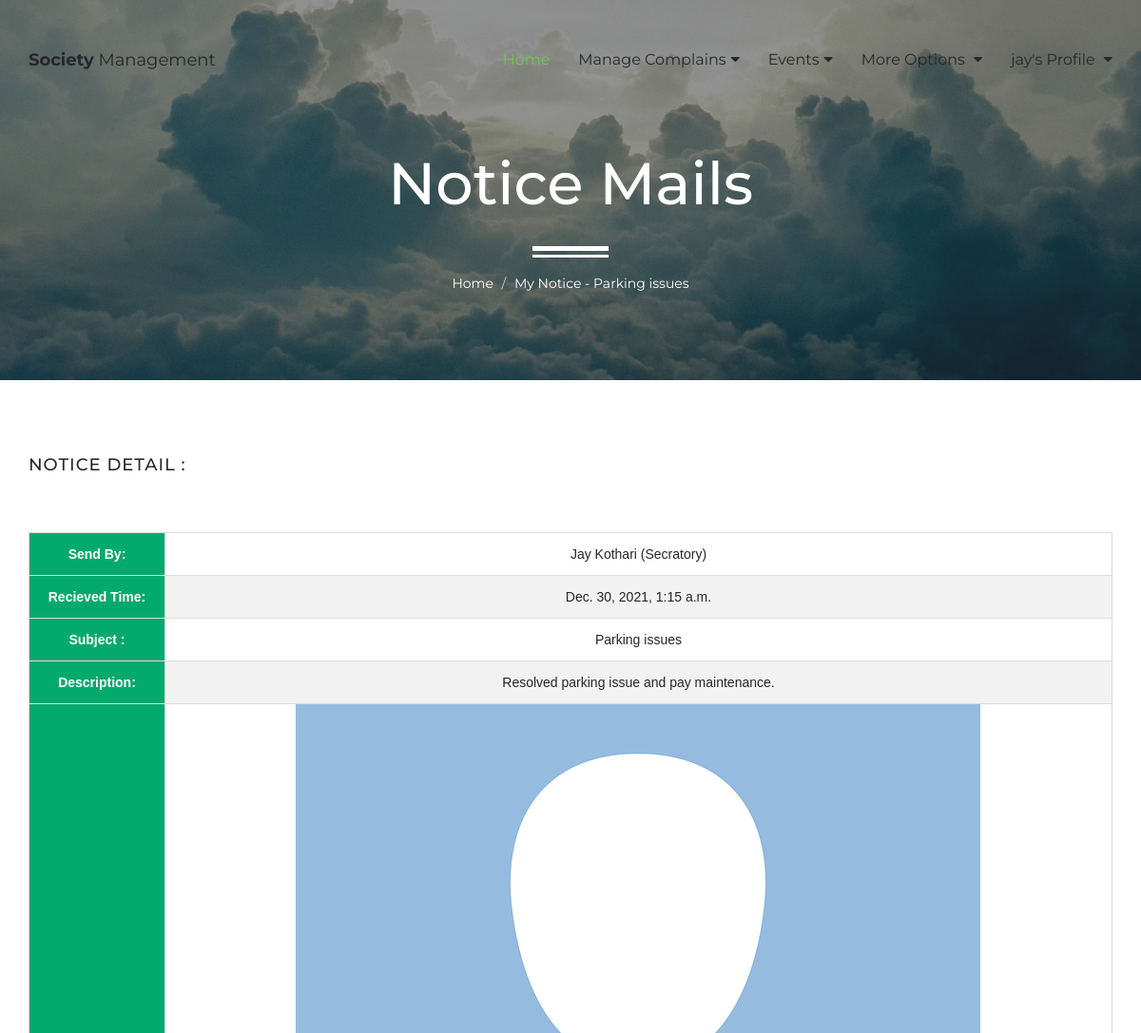
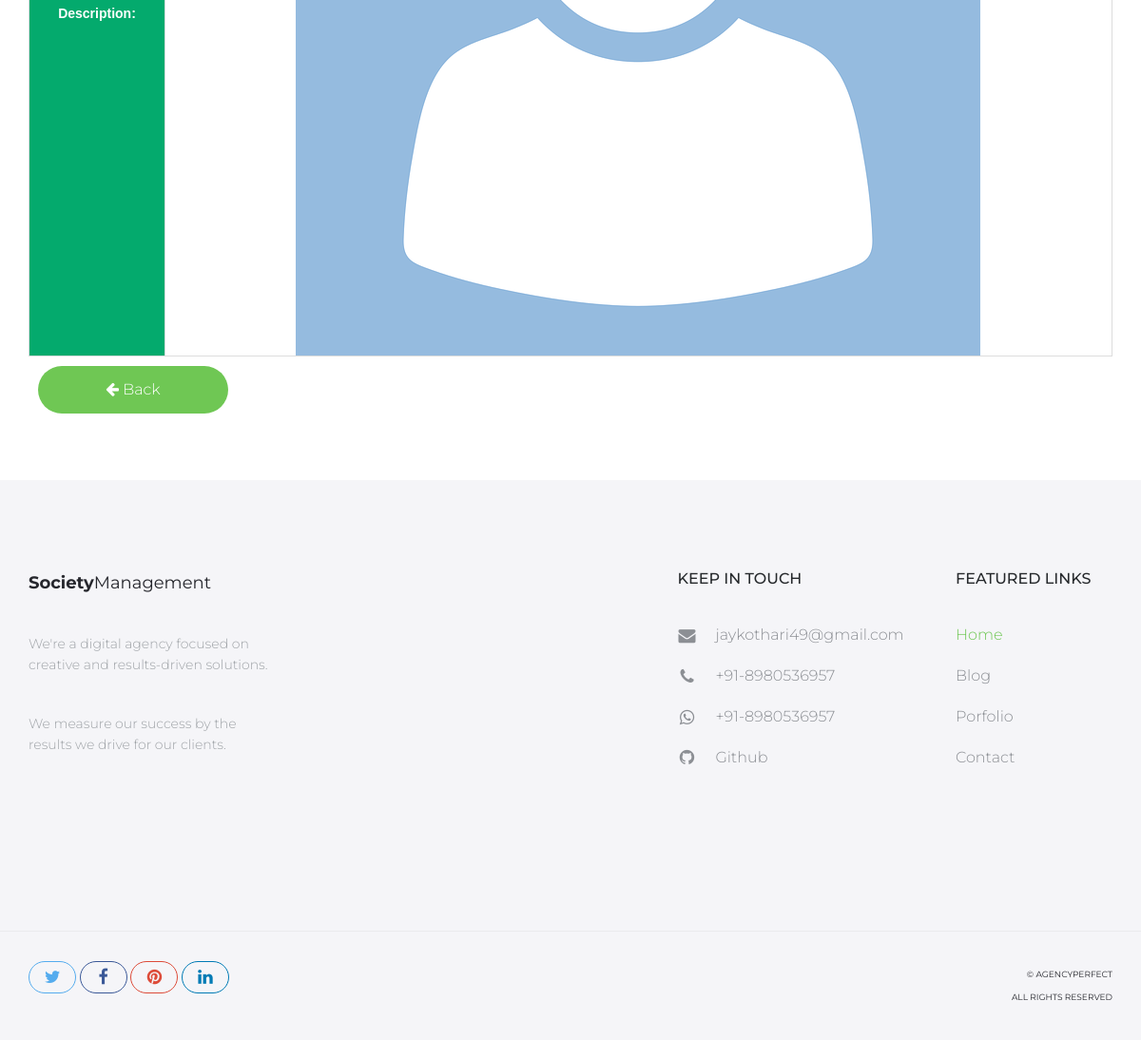
Screenshot of /member-view-notice/1 (signed in) with the database file from the repository (2 pictures, top to bottom).
### MemberApp/models.py (models this page shows, shortened)
class Member(models.Model):
    doc_choice = (
        ('Aadhar','Aadhar'),
        ('PAN','PAN'),
        ('DL','DL'),
        ('Other','Other'),
    )
    uid = models.ForeignKey(SecUser,on_delete=models.CASCADE,null=True)
    fname = models.CharField(max_length=20)
    lname = models.CharField(max_length=20)
    email = models.EmailField(unique=True)
    mobile = models.CharField(max_length=15)
    doc = models.CharField(max_length=30,choices=doc_choice)
    doc_number = models.CharField(max_length=20)
    flat_no = models.CharField(max_length=10)
    address = models.TextField()
    password = models.CharField(max_length=20)
    pic = models.FileField(upload_to='member',default='avatar.png')
    verify = models.BooleanField(default=False)
    role = models.CharField(max_length=20,default='member')
    created_at = models.DateTimeField(auto_now_add=True)

class Notice(models.Model):
    uid = models.ForeignKey(SecUser,on_delete=models.CASCADE)
    member = models.ForeignKey(Member,on_delete=models.CASCADE)
    subject = models.CharField(max_length=100)
    des = models.TextField()
    pic = models.FileField(upload_to='Notice',blank=True,null=True)
    created_at = models.DateTimeField(auto_now_add=True)

### SecApp/models.py (models this page shows, shortened)
class SecUser(models.Model):
    name = models.CharField(max_length=50)
    email = models.EmailField(unique=True)
    mobile = models.CharField(max_length=15)
    password = models.CharField(max_length=50)
    pic = models.FileField(upload_to='Profile',default='avatar.png')
    setting = models.BooleanField(default=False)
    active = models.BooleanField(default=False)

### MemberApp/views.py (the view)
# urls.py: path('member-view-notice/<int:pk>',views.view_my_notice,name='member-view-notice'),
def view_my_notice(request,pk):
    member = Member.objects.get(email=request.session['memail'])
    notice = Notice.objects.get(id=pk)
    return render(request,'view-my-notice.html',{'member':member,'notice':notice})

### MemberApp/templates/view-my-notice.html (shortened to what this page needs)
{% extends 'member-header.html' %}
{% load static %}
{% block content %}
<div id="hero" class="hero overlay subpage-hero contact-hero">
    <div class="hero-content">
        <div class="hero-text">
            <h1>Notice Mails</h1>
            <ol class="breadcrumb">
              <li class="breadcrumb-item"><a href="{% url 'member-index' %}">Home</a></li>
              <li class="breadcrumb-item active">My Notice - {{notice.subject}}</li>
            </ol>
        </div>
    </div>
</div>
<main id="main" class="site-main">
    <section class="site-section subpage-site-section section-contact-us">
        <div class="container">
            <div class="row">
                <div class="col-sm-6">
                    <div>
                        <h2>Notice Detail : </h2>
                    </div>
                </div>
            </div>
            <table id="customers">
                <tr>
                  <th style="text-align: center;">Send By:</th>
                  <td style="text-align: center;"> {{notice.uid.name}} (Secratory)</td>
                </tr>
                <tr>
                    <th style="text-align: center;">Recieved Time:</th>
                    <td style="text-align: center;"> {{notice.created_at}} </td>
                </tr>
                <tr>
                    <th style="text-align: center;">Subject :</th>
                    <td style="text-align: center;"> {{notice.subject}} </td>
                </tr>
                <tr>
                    <th style="text-align: center;">Description:</th>
                    <td style="text-align: center;"> {{notice.des}} </td>
                </tr>
                {% if notice.pic %}
                <tr>
                    <th style="text-align: center;">Description:</th>
                    <td style="text-align: center;"> <img src="{{notice.pic.url}}" alt=""> </td>
                </tr>
                {% endif %}
              </table>
                  <a href="{% url 'member-view-notices' %}"><button style="margin: 10px;" class="btn btn-green"><i class="fa fa-arrow-left"></i> Back</button></a>
        </div>
    </section>
</main>
{% endblock %}

### MemberApp/templates/member-header.html (shortened to what this page needs)
{% load static %}
<!DOCTYPE html>
<html lang="en">
<head>
    <link rel="stylesheet" href="http://cdnjs.cloudflare.com/ajax/libs/font-awesome/4.4.0/css/font-awesome.min.css">
    <link href="{% static 'mem/assets/css/bootstrap.min.css' %}" rel="stylesheet">
    <link href="{% static 'mem/assets/css/style.css' %}" rel="stylesheet">
    <link href="{% static 'mem/assets/css/responsive.css' %}" rel="stylesheet">
</head>
<body>
    <header id="masthead" class="site-header">
        <nav id="primary-navigation" class="site-navigation">
            <div class="container">
                <div class="navbar-header">
                    <a class="site-title"><span>Society</span> Management</a>
                </div>
                <div class="collapse navbar-collapse" id="agency-navbar-collapse">
                    <ul class="nav navbar-nav navbar-right">
                        <li class="active"><a href="{% url 'member-index' %}">Home</a></li>
                        {% if member.role == 'member' %}
                        <li class="dropdown"><a href="#" class="dropdown-toggle" data-toggle="dropdown">Manage Complains<i class="fa fa-caret-down hidden-xs" aria-hidden="true"></i></a>
                        </li>
                        <li class="dropdown"><a href="#" class="dropdown-toggle" data-toggle="dropdown">Events<i class="fa fa-caret-down hidden-xs" aria-hidden="true"></i></a>
                        </li>
                        <li class="dropdown"><a href="#" class="dropdown-toggle" aria-hidden="true" data-toggle="dropdown">More Options <i class="fa fa-caret-down hidden-xs" aria-hidden="true"></i></a>
                        </li>
                        {% endif %}
                        {% if request.session.memail %}
                        <li class="dropdown"><a href="#" class="dropdown-toggle" data-toggle="dropdown"> {{member.fname}}'s Profile <i class="fa fa-caret-down hidden-xs" aria-hidden="true"></i></a>
                        </li>
                        {% endif %}
                    </ul>
                </div>
            </div>
        </nav>
    </header>
{% block content %}
{% endblock %}
<footer id="colophon" class="site-footer">
    <div class="container">
        <div class="row">
            <div class="col-md-3 col-sm-4 col-xs-6">
                <a class="site-title"><span>Society</span>Management</a>
                <p>We're a digital agency focused on creative and results-driven solutions.</p>
                <p>We measure our success by the results we drive for our clients.</p>
            </div>
            <div class="col-lg-offset-4 col-md-3 col-sm-4 col-md-offset-2 col-sm-offset-0 col-xs-6 ">
                <h3>Keep in touch</h3>
                <ul class="list-unstyled contact-links">
                    <li><i class="fa fa-envelope" aria-hidden="true"></i><a href="mailto:jaykothari49@gmail.com">jaykothari49@gmail.com</a></li>
                    <li><i class="fa fa-phone" aria-hidden="true"></i><a href="tel:+918980536957" target="_blank">+91-8980536957 </a></li>
                    <li><i class="fa fa-whatsapp" aria-hidden="true"></i><a href="https://api.whatsapp.com/send/?phone=918980536957&text&app_absent=0" target="_blank">+91-8980536957</a></li>
                    <li><i class="fa fa-github" aria-hidden="true"></i><a href="https://github.com/jaykothari-github" target="_blank">Github</a></li>
                </ul>
            </div>
            <div class="col-lg-2 col-md-3 col-sm-4 col-xs-6">
                <h3>Featured links</h3>
                <ul class="list-unstyled">
                    <li class="active"><a href="index.html">Home</a></li>
                    <li><a href="blog.html">Blog</a></li>
                    <li><a href="portfolio.html">Porfolio</a></li>
                    <li><a href="contact.html">Contact</a></li>
                </ul>
            </div>
        </div>
    </div>
    <div class="copyright">
        <div class="container">
            <div class="row">
                <div class="col-xs-8">
                    <div class="social-links">
                        <a class="twitter-bg" href="#"><i class="fa fa-twitter"></i></a>
                        <a class="facebook-bg" href="#"><i class="fa fa-facebook"></i></a>
                        <a class="pinterest" href="#"><i class="fa fa-pinterest"></i></a>
                        <a class="linkedin-bg" href="#"><i class="fa fa-linkedin"></i></a>
                    </div>
                </div>
                <div class="col-xs-4">
                    <div class="text-right">
                        <p>&copy; AgencyPerfect</p>
                        <p>All Rights Reserved</p>
                    </div>
                </div>
            </div>
        </div>
    </div>
</footer>
</body>
</html>

### MemberApp/templates/view-my-notice.html (style rules this page uses)
#customers { font-family: Arial, Helvetica, sans-serif; border-collapse: collapse; width: 100%; }
#customers td, #customers th { border: 1px solid #ddd; }
#customers tr:nth-child(even) { background-color: #f2f2f2; }
#customers th { padding-top: 12px; padding-bottom: 12px; text-align: left; background-color: #04AA6D; color: white; padding-right: 0px; padding-left: 0px; }

### rows the page displays
Member: fname "jay"
Notice: subject "Parking issues", uid.name "Jay Kothari", created_at "Dec. 30, 2021, 1:15 a.m.", des "Resolved parking issue and pay maintenance.", pic (placeholder picture)
